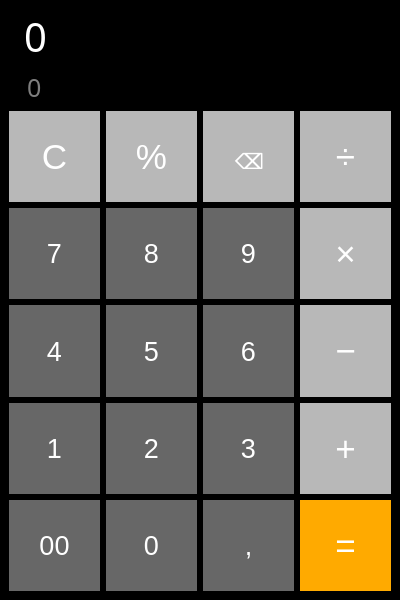
<?xml version="1.0" encoding="UTF-8"?>
<ui version="4.0">
 <class>MainWindow</class>
 <widget class="QMainWindow" name="MainWindow">
  <property name="geometry">
   <rect>
    <x>0</x>
    <y>0</y>
    <width>400</width>
    <height>600</height>
   </rect>
  </property>
  <property name="windowTitle">
   <string>MainWindow</string>
  </property>
  <property name="styleSheet">
   <string notr="true">background-color: rgb(0, 0, 0);</string>
  </property>
  <widget class="QWidget" name="centralwidget">
   <layout class="QVBoxLayout" name="verticalLayout">
    <item>
     <widget class="QLabel" name="label_ex">
      <property name="styleSheet">
       <string notr="true">background-color: rgb(0, 0, 0);
font: 30pt  Rockwell;
color: rgb(255, 255, 255);</string>
      </property>
      <property name="text">
       <string>0</string>
      </property>
      <property name="textFormat">
       <enum>Qt::PlainText</enum>
      </property>
      <property name="scaledContents">
       <bool>false</bool>
      </property>
      <property name="wordWrap">
       <bool>false</bool>
      </property>
      <property name="margin">
       <number>0</number>
      </property>
      <property name="indent">
       <number>15</number>
      </property>
      <property name="textInteractionFlags">
       <set>Qt::LinksAccessibleByMouse</set>
      </property>
     </widget>
    </item>
    <item>
     <widget class="QLabel" name="label_res">
      <property name="toolTip">
       <string/>
      </property>
      <property name="autoFillBackground">
       <bool>false</bool>
      </property>
      <property name="styleSheet">
       <string notr="true">background-color: rgb(0, 0, 0);
font: 19pt  Rockwell;
color: rgb(126, 126, 126);</string>
      </property>
      <property name="text">
       <string>0</string>
      </property>
      <property name="scaledContents">
       <bool>false</bool>
      </property>
      <property name="margin">
       <number>0</number>
      </property>
      <property name="indent">
       <number>18</number>
      </property>
      <property name="openExternalLinks">
       <bool>false</bool>
      </property>
     </widget>
    </item>
    <item>
     <layout class="QGridLayout" name="gridLayout">
      <item row="2" column="2">
       <widget class="QPushButton" name="btn_6">
        <property name="sizePolicy">
         <sizepolicy hsizetype="Minimum" vsizetype="Expanding">
          <horstretch>0</horstretch>
          <verstretch>0</verstretch>
         </sizepolicy>
        </property>
        <property name="styleSheet">
         <string notr="true">font: 75 20pt  MS Shell Dlg 2;
color: rgb(255, 255, 255);
background-color: rgb(103, 103, 103);
border-radius: 47px;</string>
        </property>
        <property name="text">
         <string>6</string>
        </property>
       </widget>
      </item>
      <item row="0" column="1">
       <widget class="QPushButton" name="btn_percent">
        <property name="sizePolicy">
         <sizepolicy hsizetype="Minimum" vsizetype="Expanding">
          <horstretch>0</horstretch>
          <verstretch>0</verstretch>
         </sizepolicy>
        </property>
        <property name="styleSheet">
         <string notr="true">background-color: rgb(184, 184, 184);
font: 75 26pt MS Shell Dlg 2;
color: rgb(255, 255, 255);
border-radius: 47px;</string>
        </property>
        <property name="text">
         <string>%</string>
        </property>
       </widget>
      </item>
      <item row="1" column="1">
       <widget class="QPushButton" name="btn_8">
        <property name="sizePolicy">
         <sizepolicy hsizetype="Minimum" vsizetype="Expanding">
          <horstretch>0</horstretch>
          <verstretch>0</verstretch>
         </sizepolicy>
        </property>
        <property name="styleSheet">
         <string notr="true">font: 75 20pt  MS Shell Dlg 2;
color: rgb(255, 255, 255);
background-color: rgb(103, 103, 103);
border-radius: 47px;</string>
        </property>
        <property name="text">
         <string>8</string>
        </property>
       </widget>
      </item>
      <item row="1" column="2">
       <widget class="QPushButton" name="btn_9">
        <property name="sizePolicy">
         <sizepolicy hsizetype="Minimum" vsizetype="Expanding">
          <horstretch>0</horstretch>
          <verstretch>0</verstretch>
         </sizepolicy>
        </property>
        <property name="styleSheet">
         <string notr="true">font: 75 20pt  MS Shell Dlg 2;
color: rgb(255, 255, 255);
background-color: rgb(103, 103, 103);
border-radius: 47px;</string>
        </property>
        <property name="text">
         <string>9</string>
        </property>
       </widget>
      </item>
      <item row="1" column="3">
       <widget class="QPushButton" name="btn_multiplication">
        <property name="sizePolicy">
         <sizepolicy hsizetype="Minimum" vsizetype="Expanding">
          <horstretch>0</horstretch>
          <verstretch>0</verstretch>
         </sizepolicy>
        </property>
        <property name="styleSheet">
         <string notr="true">background-color: rgb(184, 184, 184);
font: 75 26pt MS Shell Dlg 2;
color: rgb(255, 255, 255);
border-radius: 47px;</string>
        </property>
        <property name="text">
         <string>×</string>
        </property>
       </widget>
      </item>
      <item row="2" column="3">
       <widget class="QPushButton" name="btn_subtraction">
        <property name="sizePolicy">
         <sizepolicy hsizetype="Minimum" vsizetype="Expanding">
          <horstretch>0</horstretch>
          <verstretch>0</verstretch>
         </sizepolicy>
        </property>
        <property name="styleSheet">
         <string notr="true">background-color: rgb(184, 184, 184);
font: 75 26pt MS Shell Dlg 2;
color: rgb(255, 255, 255);
border-radius: 47px;</string>
        </property>
        <property name="text">
         <string>−</string>
        </property>
       </widget>
      </item>
      <item row="2" column="1">
       <widget class="QPushButton" name="btn_5">
        <property name="sizePolicy">
         <sizepolicy hsizetype="Minimum" vsizetype="Expanding">
          <horstretch>0</horstretch>
          <verstretch>0</verstretch>
         </sizepolicy>
        </property>
        <property name="styleSheet">
         <string notr="true">font: 75 20pt  MS Shell Dlg 2;
color: rgb(255, 255, 255);
background-color: rgb(103, 103, 103);
border-radius: 47px;</string>
        </property>
        <property name="text">
         <string>5</string>
        </property>
       </widget>
      </item>
      <item row="3" column="1">
       <widget class="QPushButton" name="btn_2">
        <property name="sizePolicy">
         <sizepolicy hsizetype="Minimum" vsizetype="Expanding">
          <horstretch>0</horstretch>
          <verstretch>0</verstretch>
         </sizepolicy>
        </property>
        <property name="styleSheet">
         <string notr="true">font: 75 20pt  MS Shell Dlg 2;
color: rgb(255, 255, 255);
background-color: rgb(103, 103, 103);
border-radius: 47px;</string>
        </property>
        <property name="text">
         <string>2</string>
        </property>
       </widget>
      </item>
      <item row="4" column="1">
       <widget class="QPushButton" name="btn_0">
        <property name="sizePolicy">
         <sizepolicy hsizetype="Minimum" vsizetype="Expanding">
          <horstretch>0</horstretch>
          <verstretch>0</verstretch>
         </sizepolicy>
        </property>
        <property name="styleSheet">
         <string notr="true">font: 75 20pt  MS Shell Dlg 2;
color: rgb(255, 255, 255);
background-color: rgb(103, 103, 103);
border-radius: 47px;</string>
        </property>
        <property name="text">
         <string>0</string>
        </property>
       </widget>
      </item>
      <item row="3" column="0">
       <widget class="QPushButton" name="btn_1">
        <property name="sizePolicy">
         <sizepolicy hsizetype="Minimum" vsizetype="Expanding">
          <horstretch>0</horstretch>
          <verstretch>0</verstretch>
         </sizepolicy>
        </property>
        <property name="styleSheet">
         <string notr="true">font: 75 20pt  MS Shell Dlg 2;
color: rgb(255, 255, 255);
background-color: rgb(103, 103, 103);
border-radius: 47px;</string>
        </property>
        <property name="text">
         <string>1</string>
        </property>
       </widget>
      </item>
      <item row="4" column="2">
       <widget class="QPushButton" name="btn_comma">
        <property name="sizePolicy">
         <sizepolicy hsizetype="Minimum" vsizetype="Expanding">
          <horstretch>0</horstretch>
          <verstretch>0</verstretch>
         </sizepolicy>
        </property>
        <property name="styleSheet">
         <string notr="true">font: 75 20pt  MS Shell Dlg 2;
color: rgb(255, 255, 255);
background-color: rgb(103, 103, 103);
border-radius: 47px;</string>
        </property>
        <property name="text">
         <string>,</string>
        </property>
       </widget>
      </item>
      <item row="3" column="2">
       <widget class="QPushButton" name="btn_3">
        <property name="sizePolicy">
         <sizepolicy hsizetype="Minimum" vsizetype="Expanding">
          <horstretch>0</horstretch>
          <verstretch>0</verstretch>
         </sizepolicy>
        </property>
        <property name="styleSheet">
         <string notr="true">font: 75 20pt  MS Shell Dlg 2;
color: rgb(255, 255, 255);
background-color: rgb(103, 103, 103);
border-radius: 47px;</string>
        </property>
        <property name="text">
         <string>3</string>
        </property>
       </widget>
      </item>
      <item row="3" column="3">
       <widget class="QPushButton" name="btn_addition">
        <property name="sizePolicy">
         <sizepolicy hsizetype="Minimum" vsizetype="Expanding">
          <horstretch>0</horstretch>
          <verstretch>0</verstretch>
         </sizepolicy>
        </property>
        <property name="styleSheet">
         <string notr="true">background-color: rgb(184, 184, 184);
font: 75 26pt MS Shell Dlg 2;
color: rgb(255, 255, 255);
border-radius: 47px;</string>
        </property>
        <property name="text">
         <string>+</string>
        </property>
       </widget>
      </item>
      <item row="4" column="0">
       <widget class="QPushButton" name="btn_00">
        <property name="sizePolicy">
         <sizepolicy hsizetype="Minimum" vsizetype="Expanding">
          <horstretch>0</horstretch>
          <verstretch>0</verstretch>
         </sizepolicy>
        </property>
        <property name="styleSheet">
         <string notr="true">font: 75 20pt  MS Shell Dlg 2;
color: rgb(255, 255, 255);
background-color: rgb(103, 103, 103);
border-radius: 47px;
</string>
        </property>
        <property name="text">
         <string>00</string>
        </property>
       </widget>
      </item>
      <item row="4" column="3">
       <widget class="QPushButton" name="btn_equally">
        <property name="enabled">
         <bool>true</bool>
        </property>
        <property name="sizePolicy">
         <sizepolicy hsizetype="Minimum" vsizetype="Expanding">
          <horstretch>0</horstretch>
          <verstretch>0</verstretch>
         </sizepolicy>
        </property>
        <property name="styleSheet">
         <string notr="true">background-color: rgb(255, 170, 0);
font: 75 26pt  MS Shell Dlg 2;
color: rgb(255, 255, 255);
border-radius: 47px;</string>
        </property>
        <property name="text">
         <string>=</string>
        </property>
       </widget>
      </item>
      <item row="2" column="0">
       <widget class="QPushButton" name="btn_4">
        <property name="sizePolicy">
         <sizepolicy hsizetype="Minimum" vsizetype="Expanding">
          <horstretch>0</horstretch>
          <verstretch>0</verstretch>
         </sizepolicy>
        </property>
        <property name="styleSheet">
         <string notr="true">font: 75 20pt  MS Shell Dlg 2;
color: rgb(255, 255, 255);
background-color: rgb(103, 103, 103);
border-radius: 47px;</string>
        </property>
        <property name="text">
         <string>4</string>
        </property>
       </widget>
      </item>
      <item row="0" column="0">
       <widget class="QPushButton" name="btn_C">
        <property name="sizePolicy">
         <sizepolicy hsizetype="Minimum" vsizetype="Expanding">
          <horstretch>0</horstretch>
          <verstretch>0</verstretch>
         </sizepolicy>
        </property>
        <property name="styleSheet">
         <string notr="true">background-color: rgb(184, 184, 184);
font: 75 26pt MS Shell Dlg 2;
color: rgb(255, 255, 255);
border-radius: 47px;</string>
        </property>
        <property name="text">
         <string>C</string>
        </property>
       </widget>
      </item>
      <item row="0" column="2">
       <widget class="QPushButton" name="btn_removal">
        <property name="sizePolicy">
         <sizepolicy hsizetype="Minimum" vsizetype="Expanding">
          <horstretch>0</horstretch>
          <verstretch>0</verstretch>
         </sizepolicy>
        </property>
        <property name="styleSheet">
         <string notr="true">background-color: rgb(184, 184, 184);
font: 75 26pt MS Shell Dlg 2;
color: rgb(255, 255, 255);
border-radius: 47px;</string>
        </property>
        <property name="text">
         <string>⌫</string>
        </property>
       </widget>
      </item>
      <item row="0" column="3">
       <widget class="QPushButton" name="btn_division">
        <property name="sizePolicy">
         <sizepolicy hsizetype="Minimum" vsizetype="Expanding">
          <horstretch>0</horstretch>
          <verstretch>0</verstretch>
         </sizepolicy>
        </property>
        <property name="styleSheet">
         <string notr="true">background-color: rgb(184, 184, 184);
font: 75 26pt MS Shell Dlg 2;
color: rgb(255, 255, 255);
border-radius: 47px;</string>
        </property>
        <property name="text">
         <string>÷</string>
        </property>
       </widget>
      </item>
      <item row="1" column="0">
       <widget class="QPushButton" name="btn_7">
        <property name="sizePolicy">
         <sizepolicy hsizetype="Minimum" vsizetype="Expanding">
          <horstretch>0</horstretch>
          <verstretch>0</verstretch>
         </sizepolicy>
        </property>
        <property name="styleSheet">
         <string notr="true">font: 75 20pt  MS Shell Dlg 2;
color: rgb(255, 255, 255);
background-color: rgb(103, 103, 103);
border-radius: 47px;</string>
        </property>
        <property name="text">
         <string>7</string>
        </property>
       </widget>
      </item>
     </layout>
    </item>
   </layout>
  </widget>
 </widget>
 <resources/>
 <connections/>
</ui>
